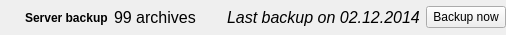
<?xml version="1.0" encoding="UTF-8"?>
<ui version="4.0">
 <class>JobItemWidget</class>
 <widget class="QWidget" name="JobItemWidget">
  <property name="geometry">
   <rect>
    <x>0</x>
    <y>0</y>
    <width>506</width>
    <height>35</height>
   </rect>
  </property>
  <property name="windowTitle">
   <string>Form</string>
  </property>
  <layout class="QVBoxLayout" name="verticalLayout">
   <property name="spacing">
    <number>6</number>
   </property>
   <property name="leftMargin">
    <number>3</number>
   </property>
   <property name="topMargin">
    <number>0</number>
   </property>
   <property name="rightMargin">
    <number>0</number>
   </property>
   <property name="bottomMargin">
    <number>0</number>
   </property>
   <item>
    <widget class="QWidget" name="containerWidget" native="true">
     <layout class="QHBoxLayout" name="horizontalLayout">
      <property name="spacing">
       <number>-1</number>
      </property>
      <property name="leftMargin">
       <number>0</number>
      </property>
      <property name="topMargin">
       <number>0</number>
      </property>
      <property name="rightMargin">
       <number>0</number>
      </property>
      <property name="bottomMargin">
       <number>0</number>
      </property>
      <item>
       <widget class="QLabel" name="iconLabel">
        <property name="minimumSize">
         <size>
          <width>16</width>
          <height>16</height>
         </size>
        </property>
        <property name="maximumSize">
         <size>
          <width>16</width>
          <height>16</height>
         </size>
        </property>
        <property name="text">
         <string/>
        </property>
        <property name="pixmap">
         <pixmap resource="resources.qrc">:/resources/tarsnap_icon.png</pixmap>
        </property>
        <property name="scaledContents">
         <bool>true</bool>
        </property>
       </widget>
      </item>
      <item>
       <widget class="QLabel" name="nameLabel">
        <property name="font">
         <font>
          <weight>75</weight>
          <bold>true</bold>
         </font>
        </property>
        <property name="text">
         <string>Server backup</string>
        </property>
       </widget>
      </item>
      <item>
       <widget class="QLabel" name="archiveCountLabel">
        <property name="font">
         <font>
          <pointsize>12</pointsize>
         </font>
        </property>
        <property name="text">
         <string>99 archives</string>
        </property>
       </widget>
      </item>
      <item>
       <spacer name="horizontalSpacer">
        <property name="orientation">
         <enum>Qt::Horizontal</enum>
        </property>
        <property name="sizeHint" stdset="0">
         <size>
          <width>40</width>
          <height>20</height>
         </size>
        </property>
       </spacer>
      </item>
      <item>
       <widget class="QLabel" name="lastBackupLabel">
        <property name="font">
         <font>
          <pointsize>12</pointsize>
          <italic>true</italic>
         </font>
        </property>
        <property name="styleSheet">
         <string notr="true"/>
        </property>
        <property name="text">
         <string>Last backup on 02.12.2014</string>
        </property>
       </widget>
      </item>
      <item>
       <widget class="QPushButton" name="backupButton">
        <property name="text">
         <string>Backup now</string>
        </property>
       </widget>
      </item>
     </layout>
    </widget>
   </item>
  </layout>
 </widget>
 <resources>
  <include location="resources.qrc"/>
 </resources>
 <connections/>
</ui>
